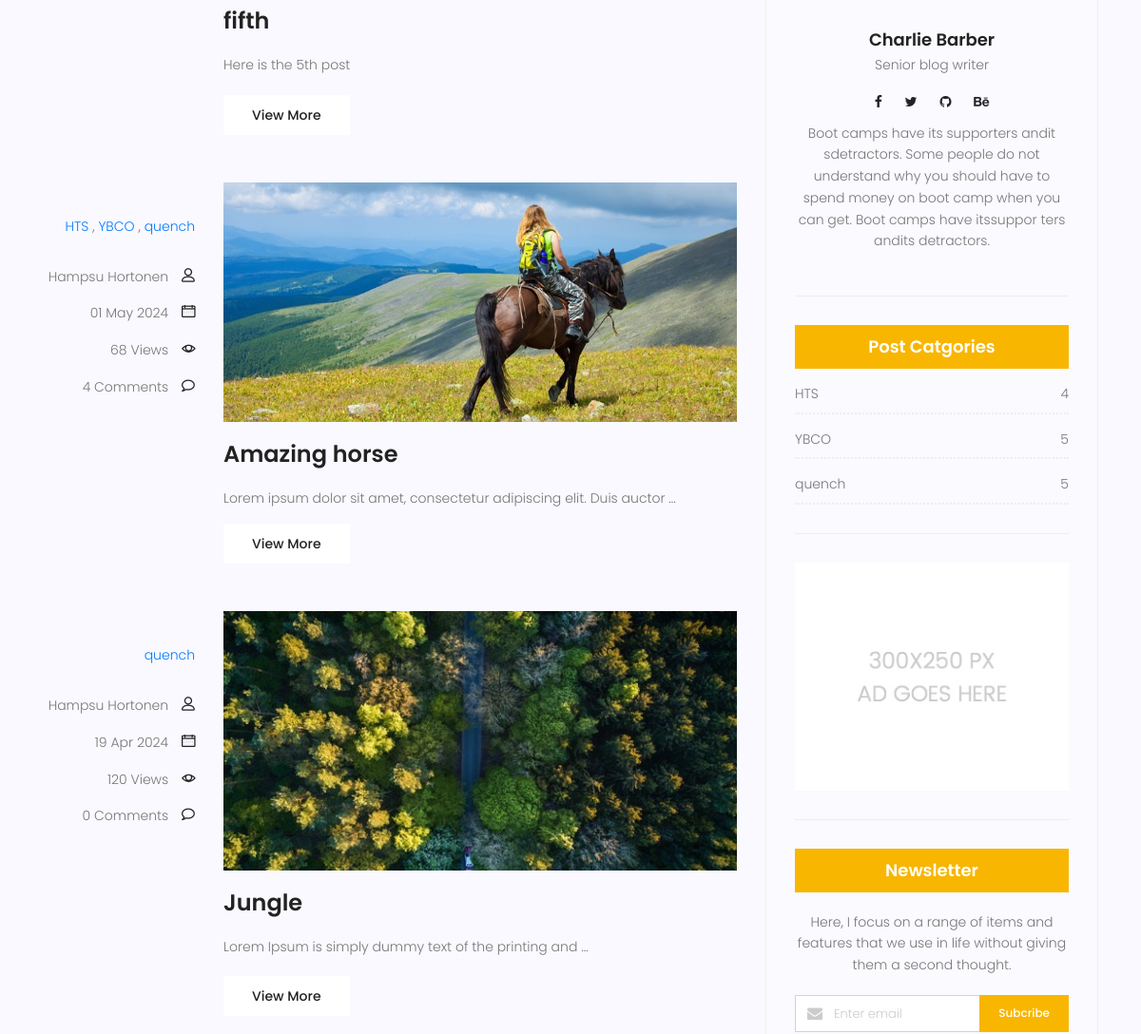
/blog/ (middle part), run on an earlier commit of the app's database.
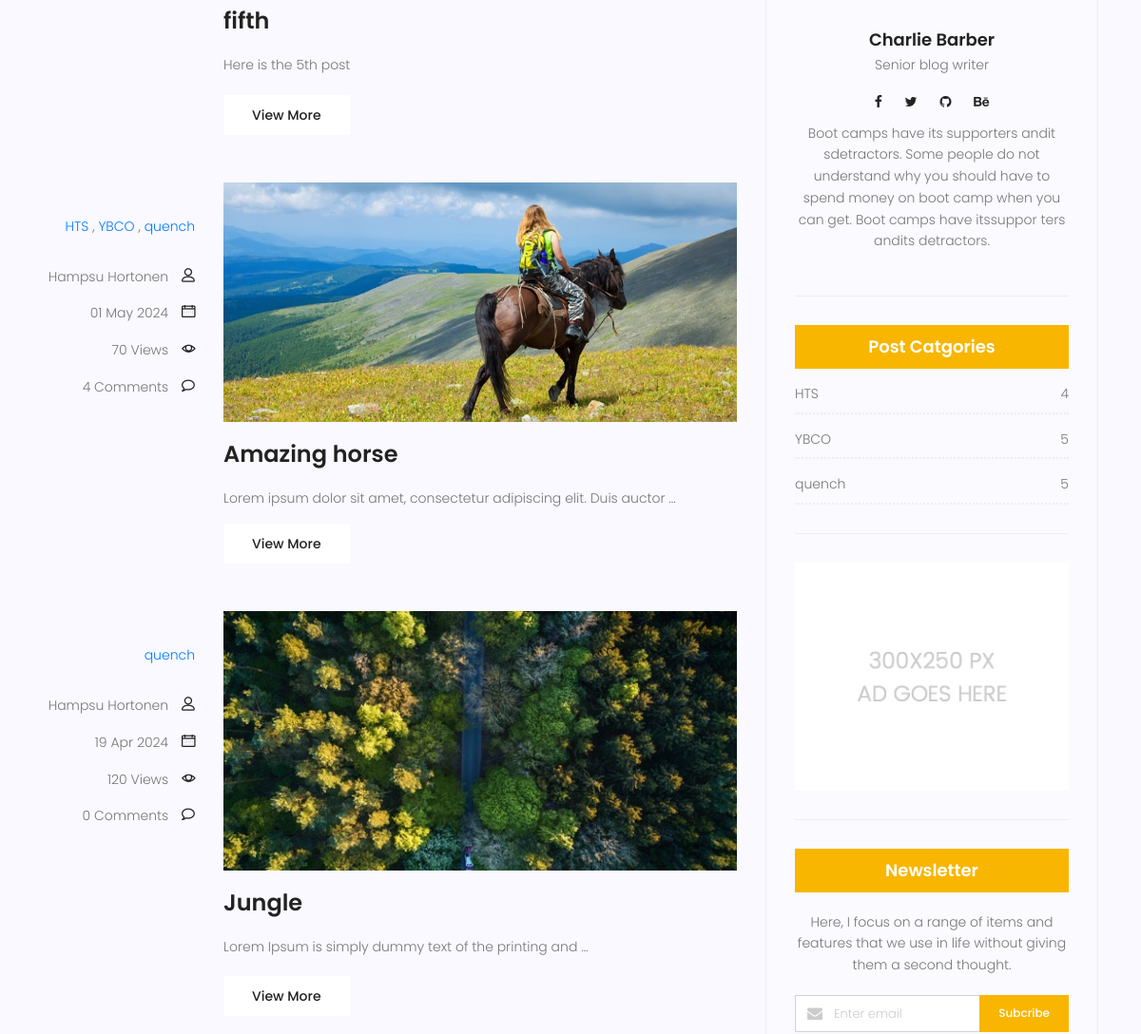
And on a later commit of the database.
### blog/models.py (models this page shows, shortened)
class Post(models.Model):
    image = models.ImageField(upload_to='blog/', default='blog/default.jpg')
    author = models.ForeignKey(User, null=True, on_delete=models.SET_NULL)
    title = models.CharField(max_length=255)
    content = models.TextField()
    tags = TaggableManager()
    category = models.ManyToManyField(Category)
    counted_view = models.IntegerField(default=0)
    status = models.BooleanField(default=False)
    login_required = models.BooleanField(default=False)
    published_date = models.DateTimeField(null=True)
    created_date = models.DateTimeField(auto_now_add=True)
    updated_date = models.DateTimeField(auto_now=True)
    class Meta:
        ordering = ('-created_date',)

### blog/views.py (the view)
# urls.py: path('', blog_view, name = 'index'),
def blog_view(request, **kwargs):
    posts = Post.objects.filter(status = True)
    if kwargs.get('cat_name') != None:
        posts = posts.filter(category__name = kwargs['cat_name'])
    if kwargs.get('author_username') != None:
        posts = posts.filter(author__username = kwargs['author_username'])
    if kwargs.get('tag_name') != None:
        posts = posts.filter(tags__name__in = [kwargs['tag_name']])
    posts = posts.filter(published_date__lte=timezone.now()).order_by('-published_date')
    posts = Paginator(posts, 3)
    try:
        page_number = request.GET.get('page')
        posts = posts.get_page(page_number)
    except PageNotAnInteger:
        posts = posts.page(1)
    except EmptyPage:
        posts = posts.page(1)
    context = {'posts': posts}
    return render(request, 'blog/blog-home.html', context)

### blog/models.py (called while the page is built)
    def __str__(self):
        return self.name

### blog/templatetags/blog_tags.py (called while the page is built)
@register.simple_tag(name='comments_count')
def function(pid):
    return Comment.objects.filter(post=pid, approved=True).count()

@register.inclusion_tag('blog/blog-post-categories.html')
def postcategories():
    posts = Post.objects.filter(status = True)
    categories = Category.objects.all()
    cat_dict = {}
    for name in categories:
        cat_dict[name] = posts.filter(category=name).count()
    return {'categories': cat_dict}

### templates/blog/blog-home.html (shortened to what this page needs)
{% extends 'base.html' %}
{% load static %}
{% load blog_tags %}
{% block content %}
<section class="post-content-area">
	<div class="container">
		<div class="row">
			<div class="col-lg-8 posts-list">
				{% for post in posts %}
				<div class="single-post row">
					<div class="col-lg-3  col-md-3 meta-details">
						<ul class="tags">
							{% for cat in post.category.all %}
							<a href="{% url 'blog:category' cat_name=cat.name %}">{{cat.name}}</a> {% if not forloop.last %},{% endif %}
							{% endfor %}
						</ul>
						<div class="user-details row">
							<p class="user-name col-lg-12 col-md-12 col-6"><a href="{% url 'blog:author' author_username=post.author.get_username %}">{{post.author.get_full_name}}</a>
								<span class="lnr lnr-user"></span>
							</p>
							<p class="date col-lg-12 col-md-12 col-6"><a href="#">{{post.published_date|date:"d M Y"}}</a> <span class="lnr lnr-calendar-full"></span></p>
							<p class="view col-lg-12 col-md-12 col-6"><a href="#">{{post.counted_view}} Views</a> <span
									class="lnr lnr-eye"></span></p>
							<p class="comments col-lg-12 col-md-12 col-6"><a href="#">{% comments_count post.id %} Comments</a> <span
									class="lnr lnr-bubble"></span></p>
						</div>
					</div>
					<div class="col-lg-9 col-md-9 ">
						<div class="feature-img">
							<img class="img-fluid" src="{{post.image.url}}" alt="">
						</div>
						<a class="posts-title" href="{% url 'blog:single' post.id %}">
							<h3>{{post.title}}</h3>
						</a>
						<p class="excert">
							{{post.content|safe|truncatewords:10}}
						</p>
						<a href="{% url 'blog:single' post.id %}" class="primary-btn">View More</a>
					</div>
				</div>
				{% endfor %}
			</div>
			<div class="col-lg-4 sidebar-widgets">
				<div class="widget-wrap">
					{% include 'blog/blog-writer.html' %}
					{% postcategories %}
					{% include 'blog/blog-ads.html' %}
					{% include 'blog/blog-newsletter.html' %}
				</div>
			</div>
		</div>
	</div>
</section>
{% endblock %}

What changed in the data, as far as the page shows it:
changed Post "Amazing horse": counted_view "68" → "70"
